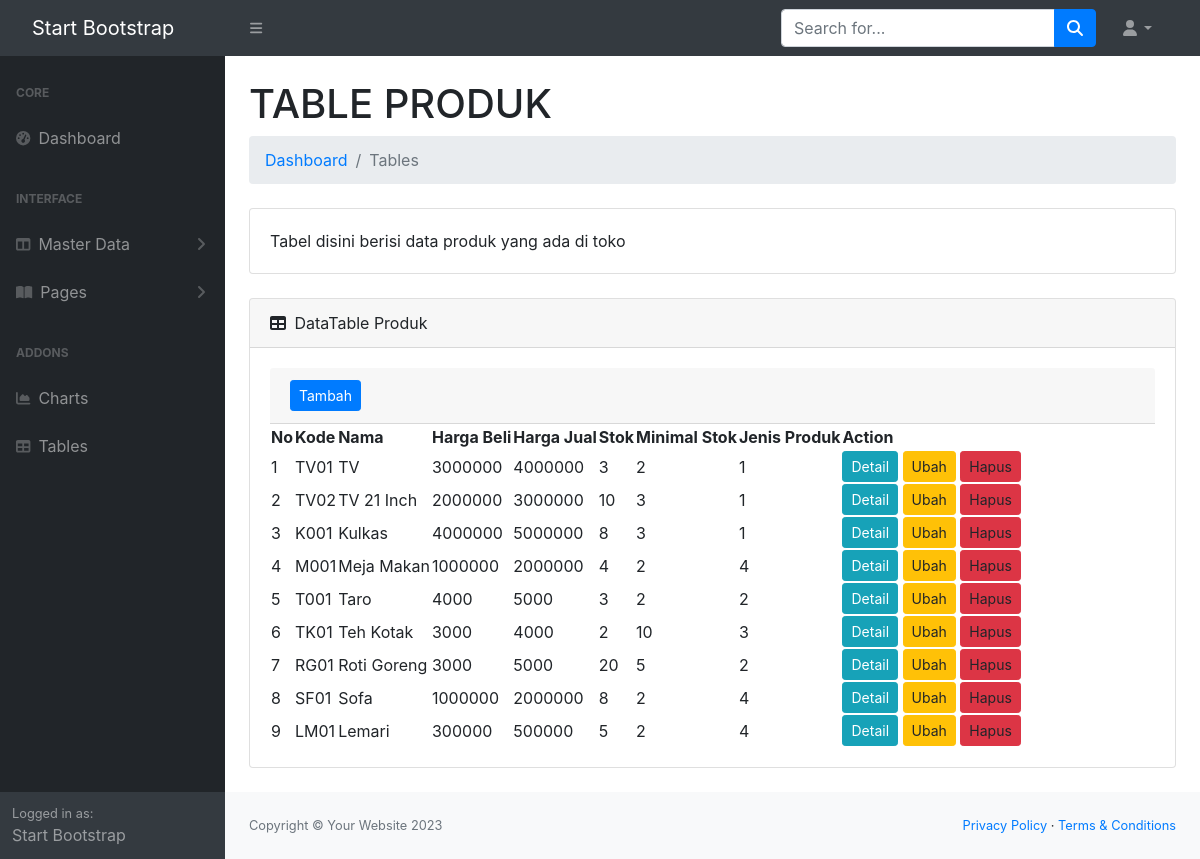
Page /index.php?url=product on the committed database.
### tables this page shows
CREATE TABLE `produk` (
  `id` int(11) NOT NULL,
  `kode` varchar(10) DEFAULT NULL,
  `nama` varchar(45) NOT NULL,
  `harga_beli` double DEFAULT NULL,
  `harga_jual` double DEFAULT NULL,
  `stok` int(11) DEFAULT NULL,
  `min_stok` int(11) DEFAULT NULL,
  `jenis_produk_id` int(11) DEFAULT NULL
);

### models/Produk.php (called while the page is built, shortened)
<?php
class Produk {
 private $koneksi;
 public function __construct(){
    global $dbh;
    $this->koneksi = $dbh;
}
 public function dataProduk(){
    $sql = "SELECT produk.*, jenis_produk.nama as Kategori FROM produk INNER JOIN
    jenis_produk ON jenis_produk.id = produk.jenis_produk_id ";
    $ps = $this->koneksi->prepare($sql);
    $ps->execute();
    $rs = $ps->fetchAll();
    return $rs;
}
}
?>

### product.php (the view, shortened to what this page needs)
<?php
$model = new Produk();
$data_produk = $model->dataProduk();
?>
                        <h1 class="mt-4">TABLE PRODUK</h1>
                        <ol class="breadcrumb mb-4">
                            <li class="breadcrumb-item"><a href="index.php?url=dashboard">Dashboard</a></li>
                            <li class="breadcrumb-item active">Tables</li>
                        </ol>
                        <div class="card mb-4">
                            <div class="card-body">
                                Tabel disini berisi data produk yang ada di toko
                            </div>
                        </div>
                        <div class="card mb-4">
                            <div class="card-header">
                                <i class="fas fa-table me-1"></i>
                                DataTable Produk
                            </div>
                            <div class="card-body">
                            <div class="card-header">
                                <a href="index.php?url=product_form" class="btn btn-primary btn-sm"> Tambah</a>
                            </div>
                                <table id="datatablesSimple">
                                    <thead>
                                        <tr>
                                            <th>No</th>
                                            <th>Kode</th>
                                            <th>Nama</th>
                                            <th>Harga Beli</th>
                                            <th>Harga Jual</th>
                                            <th>Stok</th>
                                            <th>Minimal Stok</th>
                                            <th>Jenis Produk </th>
                                            <th>Action</th>
                                        </tr>
                                    </thead>
                                    <tbody>
                                        <?php
                                        $no = 1;
                                        foreach($data_produk as $row){
                                            ?>
                                        <tr>
                                            <td><?= $no ?></td>
                                            <td><?= $row['kode']?></td>
                                            <td><?= $row['nama']?></td>
                                            <td><?= $row['harga_beli']?></td>
                                            <td><?= $row['harga_jual']?></td>
                                            <td><?= $row['stok']?></td>
                                            <td><?= $row['min_stok']?></td>
                                            <td><?= $row['jenis_produk_id']?></td>
                                            <td>
                                                <form action="produk_controller.php" method="POST">
                                                    <a class="btn btn-info btn-sm" href="index.php?url=product_detail&id=<?= $row ['id'] ?>">Detail</a>
                                                    <a class="btn btn-warning btn-sm">Ubah</a>
                                                    <a class="btn btn-danger btn-sm">Hapus</a>
                                                </form>
                                            </td>
                                        </tr>
                                        <?php
                                        $no++;
                                    }
                                        ?>
                                    </tbody>
                                </table>
                            </div>
</div>
</div>
                <?php
                    include_once 'bottom.php';
                ?>

### rows in the picture
produk: kode "TV01", nama "TV", harga_beli "3000000", harga_jual "4000000", stok "3", min_stok "2", jenis_produk "1"
produk: kode "TV02", nama "TV 21 Inch", harga_beli "2000000", harga_jual "3000000", stok "10", min_stok "3", jenis_produk "1"
produk: kode "K001", nama "Kulkas", harga_beli "4000000", harga_jual "5000000", stok "8", min_stok "3", jenis_produk "1"
produk: kode "M001", nama "Meja Makan", harga_beli "1000000", harga_jual "2000000", stok "4", min_stok "2", jenis_produk "4"
produk: kode "T001", nama "Taro", harga_beli "4000", harga_jual "5000", stok "3", min_stok "2", jenis_produk "2"
produk: kode "TK01", nama "Teh Kotak", harga_beli "3000", harga_jual "4000", stok "2", min_stok "10", jenis_produk "3"
produk: kode "RG01", nama "Roti Goreng", harga_beli "3000", harga_jual "5000", stok "20", min_stok "5", jenis_produk "2"
produk: kode "SF01", nama "Sofa", harga_beli "1000000", harga_jual "2000000", stok "8", min_stok "2", jenis_produk "4"
produk: kode "LM01", nama "Lemari", harga_beli "300000", harga_jual "500000", stok "5", min_stok "2", jenis_produk "4"
